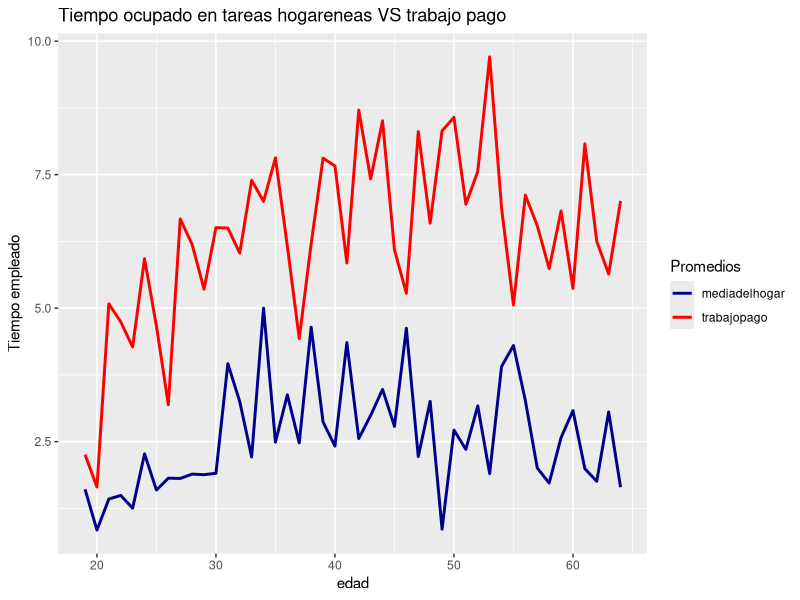
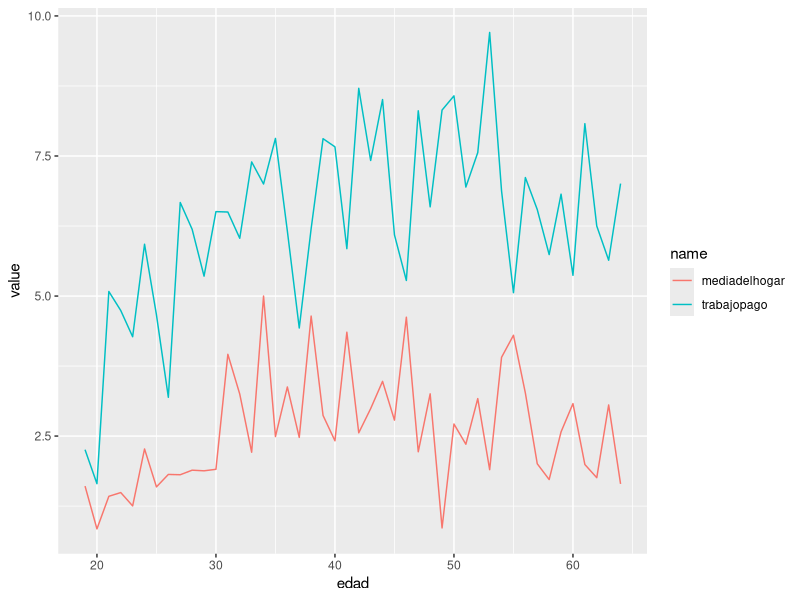
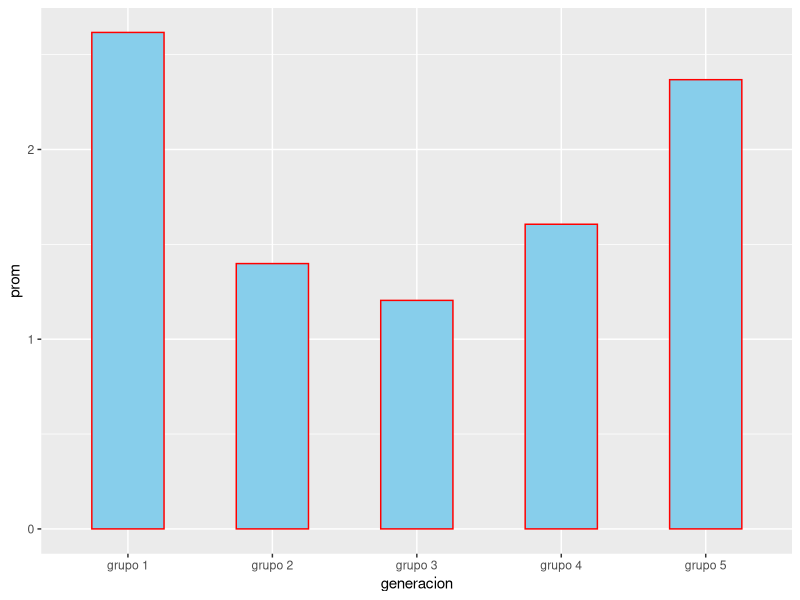
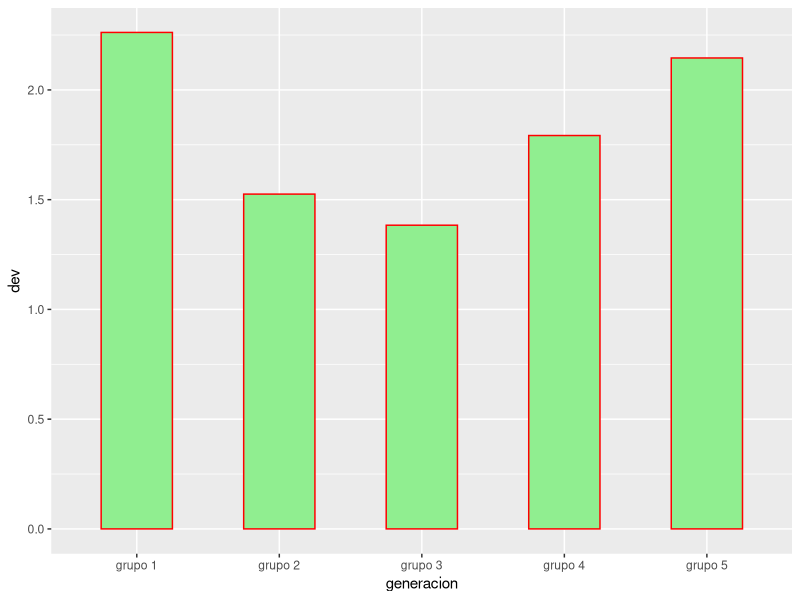
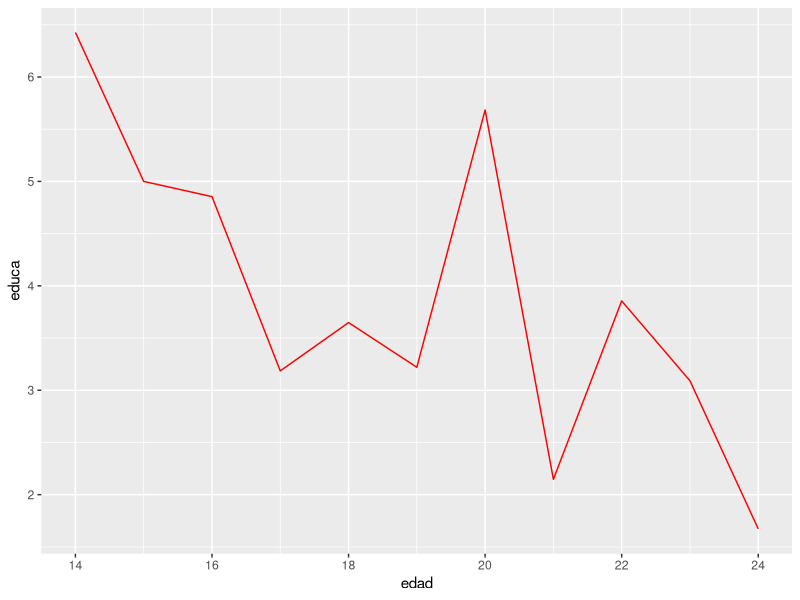

Write R code to recreate these figures, in order.
## ---- chunk 1
knitr::opts_chunk$set(
	echo = TRUE,
	message = FALSE,
	warning = FALSE
)

library(readr)
library(dplyr)
library(ggplot2)
library(tidyr)
## ---- chunk 2
uso_tiempo_2016<-read.csv("datos/encuesta_uso_tiempo_2016.csv")

## ---- chunk 3
uso_tiempo_2016 <- uso_tiempo_2016|>
   select(sexo,edad,trabajo_pago,trabajo_domestico_no_pago,tareas_cuidados,nivel_educativo,estado_ocupacional,recreacion,aplicaciones, estudio_educacion, rango_etario, nivel_educativo)

## ---- chunk 4
filter(uso_tiempo_2016,edad>=18)|>
  group_by(sexo)|>
  summarise(conteo = n())|>
  knitr::kable(col.names = c("Genero",  "Cantidad" ))
            
## ---- chunk 5
uso_tiempo_2016|>
 filter (edad>=18)|>
group_by(sexo)|>
summarise(valor_prom_recreacion = mean(recreacion))
## ---- chunk 6
summarize(uso_tiempo_2016, proporción_media = mean (estudio_educacion, na.rm = TRUE))
## ---- chunk 7

uso_tiempo_2016|>
  filter(edad >"18") |> 
  group_by(sexo) |>
  summarize( tiempo_Max = max(trabajo_pago, na.rm = TRUE), tiempo_Mim = min(trabajo_pago), desvio = sd(trabajo_pago) )
  

## ---- chunk 8
Tiempo_de_Adultos <- uso_tiempo_2016|>
  filter(edad > "18" & edad < "70", ) |>
  select( "trabajo_pago", "recreacion", "trabajo_domestico_no_pago", "tareas_cuidados")
  
 
## ---- chunk 9
Tiempo_activos <- uso_tiempo_2016|>
  
  filter(edad > "18" & edad < "65", sexo=="Varon" ) |>
  select( "edad","trabajo_pago",  "trabajo_domestico_no_pago", "tareas_cuidados")
## ---- chunk 10
Tiempo_activos<-mutate(Tiempo_activos, trabajoDelHogar =(trabajo_domestico_no_pago+tareas_cuidados ))
## ---- chunk 11
vargrap <- Tiempo_activos|>
  group_by(edad)|>
 summarise(mediadelhogar = mean(trabajoDelHogar,na.rm=TRUE), trabajopago = mean(trabajo_pago,na.rm=TRUE))

## ---- chunk 12
ggplot()+
  geom_line(data=vargrap,aes(y=mediadelhogar,x= edad,colour="mediadelhogar"),size=1 )+
  geom_line(data=vargrap,aes(y=trabajopago,x= edad,colour="trabajopago"),size=1) +
  scale_color_manual(name = "Promedios", values = c("mediadelhogar" = "darkblue", "trabajopago" = "red")) +
  labs(title='Tiempo ocupado en tareas hogareneas VS trabajo pago', y = "Tiempo empleado")

## ---- chunk 13
vargrap |> 
  pivot_longer(cols = -edad) |>    # alarga todas las columnas menos edad
  ggplot(aes(edad, value)) +
  geom_line(aes(color = name))
## ---- chunk 14
vargrap2 <- uso_tiempo_2016 |>
  group_by(edad)|>
  filter(edad < 70) |>
  summarise(Promedio_Aplicaciones = mean(aplicaciones,na.rm=TRUE),
          DesvStandard = sd(aplicaciones,na.rm=TRUE))
## ---- chunk 15

vargrap2 <- rbind (
  vargrap2  |>   filter(edad < 23) |>
  summarise(edad = "grupo 1",prom =mean(Promedio_Aplicaciones), dev = mean(DesvStandard)),

  vargrap2  |>   filter(edad >= 23 & edad < 35 ) |>
  summarise(edad = "grupo 2",prom =mean(Promedio_Aplicaciones), dev = mean(DesvStandard)),

  vargrap2  |>   filter(edad >= 35 & edad < 45 ) |>
  summarise(edad = "grupo 3",prom =mean(Promedio_Aplicaciones), dev = mean(DesvStandard)),

  vargrap2  |>   filter(edad >= 45 & edad < 55 ) |>
  summarise(edad = "grupo 4",prom =mean(Promedio_Aplicaciones), dev = mean(DesvStandard)),

  vargrap2  |>   filter(edad >= 55 & edad < 70 ) |>
  summarise(edad = "grupo 5",prom =mean(Promedio_Aplicaciones), dev = mean(DesvStandard))
)

vargrap2 <- rename(vargrap2, generacion = edad )

## ---- chunk 16
 
#uso_tiempo_2016 %>% 
  #group_by(rango_etario) %>% 
  #count() 
  
## ---- chunk 17
#grafico
  ggplot(vargrap2, aes(x = generacion, y = prom)) +                     
  geom_bar(width = 0.5, colour="red", fill="skyblue", stat = "identity")
labs(title='Tiempo ocupado en el uso de aplicasiones segun grupo etario')

  ggplot(vargrap2, aes(x = generacion, y = dev)) +
  geom_bar(width = 0.5, colour="red", fill="lightgreen", stat = "identity")

## ---- chunk 18
vargrap3 <- uso_tiempo_2016 |>
  filter(edad >= 14 & edad < 25 ) |>
  group_by (edad)|>
  summarise (educa = mean(estudio_educacion,na.rm=TRUE))
## ---- chunk 19
ggplot(vargrap3, aes(x = edad, y = educa)) +                     
  geom_line(width = 0.5, colour="red", stat = "identity")
